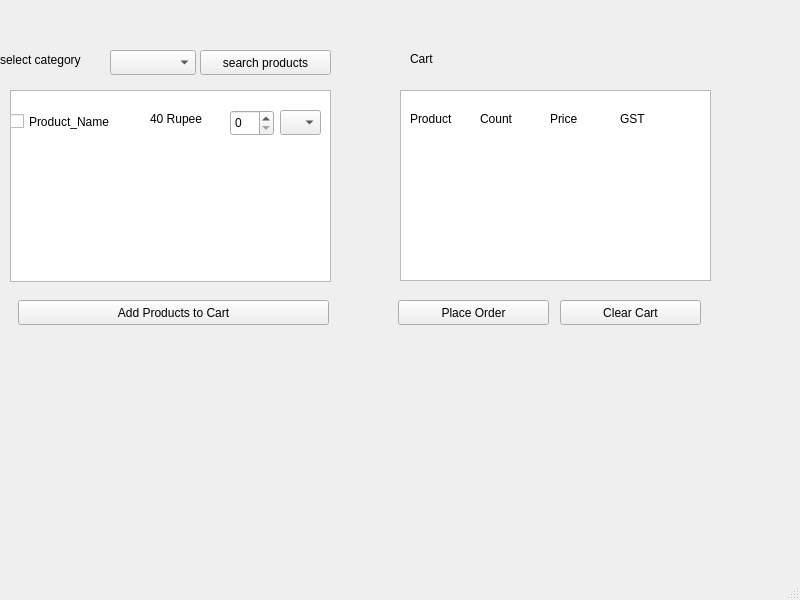
<?xml version="1.0" encoding="UTF-8"?>
<ui version="4.0">
 <class>MainWindow</class>
 <widget class="QMainWindow" name="MainWindow">
  <property name="geometry">
   <rect>
    <x>0</x>
    <y>0</y>
    <width>800</width>
    <height>600</height>
   </rect>
  </property>
  <property name="windowTitle">
   <string>MainWindow</string>
  </property>
  <widget class="QWidget" name="centralwidget">
   <widget class="QLabel" name="label">
    <property name="geometry">
     <rect>
      <x>0</x>
      <y>50</y>
      <width>111</width>
      <height>20</height>
     </rect>
    </property>
    <property name="text">
     <string>select category</string>
    </property>
   </widget>
   <widget class="QComboBox" name="comboBox">
    <property name="geometry">
     <rect>
      <x>110</x>
      <y>50</y>
      <width>86</width>
      <height>25</height>
     </rect>
    </property>
   </widget>
   <widget class="QPushButton" name="pushButton">
    <property name="geometry">
     <rect>
      <x>200</x>
      <y>50</y>
      <width>131</width>
      <height>25</height>
     </rect>
    </property>
    <property name="text">
     <string>search products</string>
    </property>
   </widget>
   <widget class="QListWidget" name="listWidget">
    <property name="geometry">
     <rect>
      <x>10</x>
      <y>90</y>
      <width>321</width>
      <height>192</height>
     </rect>
    </property>
   </widget>
   <widget class="QPushButton" name="pushButton_2">
    <property name="geometry">
     <rect>
      <x>18</x>
      <y>300</y>
      <width>311</width>
      <height>25</height>
     </rect>
    </property>
    <property name="text">
     <string>Add Products to Cart</string>
    </property>
   </widget>
   <widget class="QListWidget" name="listWidget_2">
    <property name="geometry">
     <rect>
      <x>400</x>
      <y>90</y>
      <width>311</width>
      <height>191</height>
     </rect>
    </property>
   </widget>
   <widget class="QLabel" name="label_2">
    <property name="geometry">
     <rect>
      <x>410</x>
      <y>50</y>
      <width>67</width>
      <height>17</height>
     </rect>
    </property>
    <property name="text">
     <string>Cart</string>
    </property>
   </widget>
   <widget class="QSpinBox" name="spinBox">
    <property name="geometry">
     <rect>
      <x>230</x>
      <y>110</y>
      <width>44</width>
      <height>26</height>
     </rect>
    </property>
   </widget>
   <widget class="QCheckBox" name="checkBox">
    <property name="geometry">
     <rect>
      <x>10</x>
      <y>110</y>
      <width>121</width>
      <height>23</height>
     </rect>
    </property>
    <property name="text">
     <string>Product_Name</string>
    </property>
   </widget>
   <widget class="QLabel" name="label_3">
    <property name="geometry">
     <rect>
      <x>410</x>
      <y>110</y>
      <width>67</width>
      <height>17</height>
     </rect>
    </property>
    <property name="text">
     <string>Product</string>
    </property>
   </widget>
   <widget class="QLabel" name="label_4">
    <property name="geometry">
     <rect>
      <x>550</x>
      <y>110</y>
      <width>41</width>
      <height>17</height>
     </rect>
    </property>
    <property name="text">
     <string>Price</string>
    </property>
   </widget>
   <widget class="QLabel" name="label_5">
    <property name="geometry">
     <rect>
      <x>620</x>
      <y>110</y>
      <width>41</width>
      <height>17</height>
     </rect>
    </property>
    <property name="text">
     <string>GST</string>
    </property>
   </widget>
   <widget class="QLabel" name="label_6">
    <property name="geometry">
     <rect>
      <x>480</x>
      <y>110</y>
      <width>67</width>
      <height>17</height>
     </rect>
    </property>
    <property name="text">
     <string>Count</string>
    </property>
   </widget>
   <widget class="QPushButton" name="pushButton_3">
    <property name="geometry">
     <rect>
      <x>398</x>
      <y>300</y>
      <width>151</width>
      <height>25</height>
     </rect>
    </property>
    <property name="text">
     <string>Place Order</string>
    </property>
   </widget>
   <widget class="QPushButton" name="pushButton_4">
    <property name="geometry">
     <rect>
      <x>560</x>
      <y>300</y>
      <width>141</width>
      <height>25</height>
     </rect>
    </property>
    <property name="text">
     <string>Clear Cart</string>
    </property>
   </widget>
   <widget class="QLabel" name="label_8">
    <property name="geometry">
     <rect>
      <x>150</x>
      <y>110</y>
      <width>67</width>
      <height>17</height>
     </rect>
    </property>
    <property name="text">
     <string>40 Rupee</string>
    </property>
   </widget>
   <widget class="QComboBox" name="comboBox_2">
    <property name="geometry">
     <rect>
      <x>280</x>
      <y>110</y>
      <width>41</width>
      <height>25</height>
     </rect>
    </property>
   </widget>
  </widget>
  <widget class="QMenuBar" name="menubar">
   <property name="geometry">
    <rect>
     <x>0</x>
     <y>0</y>
     <width>800</width>
     <height>22</height>
    </rect>
   </property>
  </widget>
  <widget class="QStatusBar" name="statusbar"/>
 </widget>
 <resources/>
 <connections/>
</ui>
